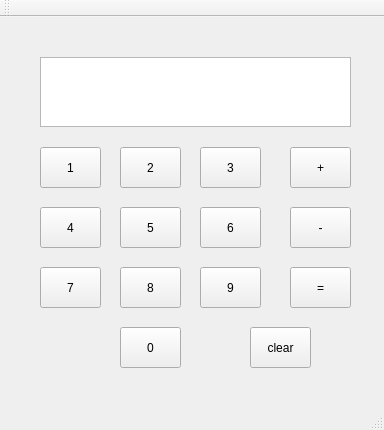
<?xml version="1.0" encoding="UTF-8"?>
<ui version="4.0">
 <class>MainWindow</class>
 <widget class="QMainWindow" name="MainWindow">
  <property name="geometry">
   <rect>
    <x>0</x>
    <y>0</y>
    <width>384</width>
    <height>430</height>
   </rect>
  </property>
  <property name="windowTitle">
   <string>MainWindow</string>
  </property>
  <widget class="QWidget" name="centralWidget">
   <widget class="QPushButton" name="pushButton_8">
    <property name="geometry">
     <rect>
      <x>120</x>
      <y>250</y>
      <width>61</width>
      <height>41</height>
     </rect>
    </property>
    <property name="text">
     <string>8</string>
    </property>
   </widget>
   <widget class="QPushButton" name="pushButton_7">
    <property name="geometry">
     <rect>
      <x>40</x>
      <y>250</y>
      <width>61</width>
      <height>41</height>
     </rect>
    </property>
    <property name="text">
     <string>7</string>
    </property>
   </widget>
   <widget class="QPushButton" name="pushButton_9">
    <property name="geometry">
     <rect>
      <x>200</x>
      <y>250</y>
      <width>61</width>
      <height>41</height>
     </rect>
    </property>
    <property name="text">
     <string>9</string>
    </property>
   </widget>
   <widget class="QPushButton" name="pushButton_plus">
    <property name="geometry">
     <rect>
      <x>290</x>
      <y>130</y>
      <width>61</width>
      <height>41</height>
     </rect>
    </property>
    <property name="text">
     <string>+</string>
    </property>
   </widget>
   <widget class="QPushButton" name="pushButton_1">
    <property name="geometry">
     <rect>
      <x>40</x>
      <y>130</y>
      <width>61</width>
      <height>41</height>
     </rect>
    </property>
    <property name="text">
     <string>1</string>
    </property>
   </widget>
   <widget class="QPushButton" name="pushButton_moins">
    <property name="geometry">
     <rect>
      <x>290</x>
      <y>190</y>
      <width>61</width>
      <height>41</height>
     </rect>
    </property>
    <property name="text">
     <string>-</string>
    </property>
   </widget>
   <widget class="QPushButton" name="pushButton_0">
    <property name="geometry">
     <rect>
      <x>120</x>
      <y>310</y>
      <width>61</width>
      <height>41</height>
     </rect>
    </property>
    <property name="text">
     <string>0</string>
    </property>
   </widget>
   <widget class="QPushButton" name="pushButton_6">
    <property name="geometry">
     <rect>
      <x>200</x>
      <y>190</y>
      <width>61</width>
      <height>41</height>
     </rect>
    </property>
    <property name="text">
     <string>6</string>
    </property>
   </widget>
   <widget class="QPushButton" name="pushButton_4">
    <property name="geometry">
     <rect>
      <x>40</x>
      <y>190</y>
      <width>61</width>
      <height>41</height>
     </rect>
    </property>
    <property name="text">
     <string>4</string>
    </property>
   </widget>
   <widget class="QPushButton" name="pushButton_5">
    <property name="geometry">
     <rect>
      <x>120</x>
      <y>190</y>
      <width>61</width>
      <height>41</height>
     </rect>
    </property>
    <property name="text">
     <string>5</string>
    </property>
   </widget>
   <widget class="QPushButton" name="pushButton_3">
    <property name="geometry">
     <rect>
      <x>200</x>
      <y>130</y>
      <width>61</width>
      <height>41</height>
     </rect>
    </property>
    <property name="text">
     <string>3</string>
    </property>
   </widget>
   <widget class="QPushButton" name="pushButton_2">
    <property name="geometry">
     <rect>
      <x>120</x>
      <y>130</y>
      <width>61</width>
      <height>41</height>
     </rect>
    </property>
    <property name="text">
     <string>2</string>
    </property>
   </widget>
   <widget class="QTextEdit" name="textEdit">
    <property name="geometry">
     <rect>
      <x>40</x>
      <y>40</y>
      <width>311</width>
      <height>70</height>
     </rect>
    </property>
   </widget>
   <widget class="QPushButton" name="pushButton_egal">
    <property name="geometry">
     <rect>
      <x>290</x>
      <y>250</y>
      <width>61</width>
      <height>41</height>
     </rect>
    </property>
    <property name="text">
     <string>=</string>
    </property>
   </widget>
   <widget class="QPushButton" name="pushButton_clear">
    <property name="geometry">
     <rect>
      <x>250</x>
      <y>310</y>
      <width>61</width>
      <height>41</height>
     </rect>
    </property>
    <property name="text">
     <string>clear</string>
    </property>
   </widget>
  </widget>
  <widget class="QMenuBar" name="menuBar">
   <property name="geometry">
    <rect>
     <x>0</x>
     <y>0</y>
     <width>384</width>
     <height>22</height>
    </rect>
   </property>
  </widget>
  <widget class="QToolBar" name="mainToolBar">
   <attribute name="toolBarArea">
    <enum>TopToolBarArea</enum>
   </attribute>
   <attribute name="toolBarBreak">
    <bool>false</bool>
   </attribute>
  </widget>
  <widget class="QStatusBar" name="statusBar"/>
 </widget>
 <layoutdefault spacing="6" margin="11"/>
 <resources/>
 <connections/>
</ui>
